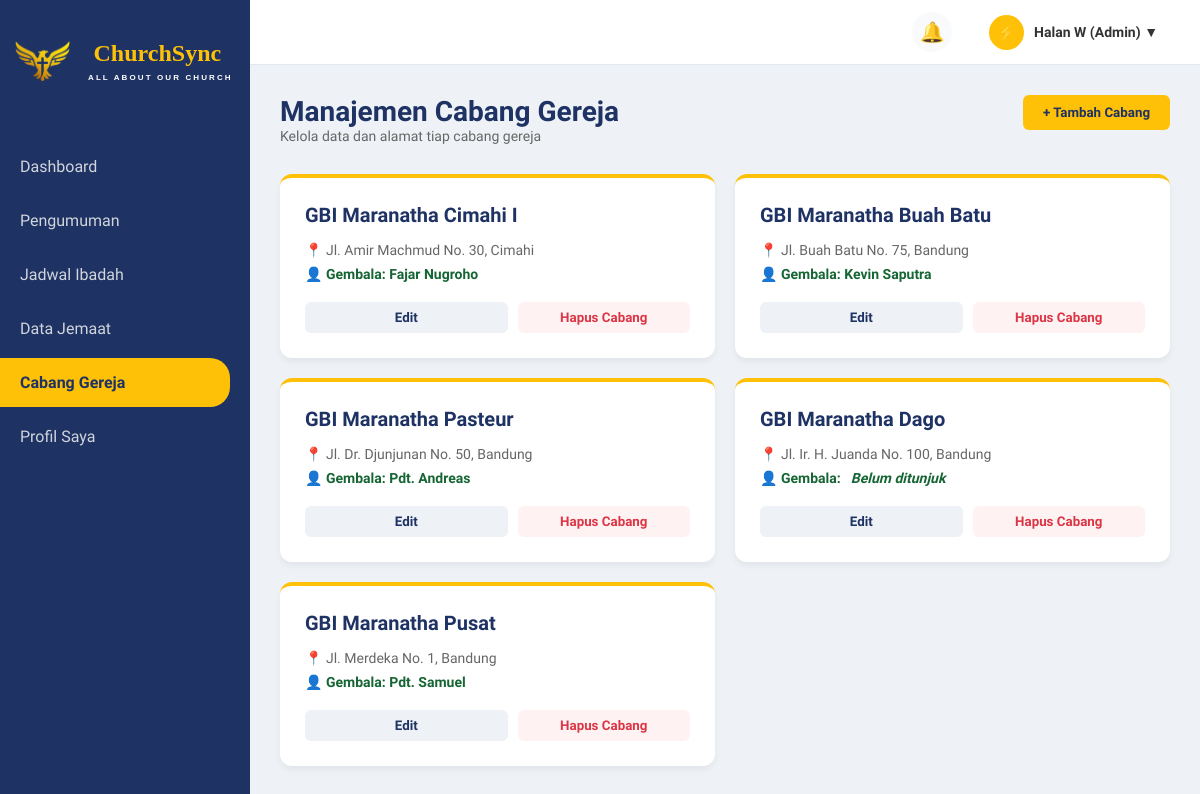
Screenshot of /admin/cabang_admin.php (signed in) with the database file from the repository.
### tables this page shows
CREATE TABLE `jemaat` (
  `id_jemaat` int(20) NOT NULL AUTO_INCREMENT,
  `nama_lengkap` varchar(100) NOT NULL,
  `tanggal_lahir` date NOT NULL,
  `no_telp` varchar(100) NOT NULL,
  `alamat` varchar(255) NOT NULL,
  `email` varchar(100) NOT NULL,
  `password` varchar(100) NOT NULL,
  `role` enum('jemaat','gembala_cabang','admin') NOT NULL,
  `id_cabang` int(11) NOT NULL,
  PRIMARY KEY (`id_jemaat`),
  KEY `fk_jemaat_cabang` (`id_cabang`),
  CONSTRAINT `fk_jemaat_cabang` FOREIGN KEY (`id_cabang`) REFERENCES `cabang_gereja` (`id_cabang`)
);

CREATE TABLE `cabang_gereja` (
  `id_cabang` int(5) NOT NULL AUTO_INCREMENT,
  `nama_cabang` varchar(100) NOT NULL,
  `alamat_cabang` varchar(255) NOT NULL,
  `id_gembala` int(11) DEFAULT NULL,
  PRIMARY KEY (`id_cabang`)
);

### admin/cabang_admin.php (the view, shortened to what this page needs)
<?php
include '../koneksi.php';
$query_tampil = "
SELECT
    c.*,
    j.id_jemaat AS id_gembala,
    j.nama_lengkap AS nama_gembala
FROM cabang_gereja c
LEFT JOIN jemaat j
    ON j.id_cabang = c.id_cabang
    AND j.role = 'gembala_cabang'
ORDER BY c.id_cabang DESC
";
$result_cabang = mysqli_query($conn, $query_tampil);
?>
<!DOCTYPE html>
<html lang="id">
<head>
    <link rel="stylesheet" href="../style.css">
</head>
<body>
    <div class="sidebar">
        <div class="sidebar-logo">
            <img src="../uploads/churchsync-logo.png" alt="Logo ChurchSync">
            <div class="logo-text-wrapper">
                ChurchSync
                <span>
                    ALL ABOUT OUR CHURCH
                </span>
            </div>
        </div>
        <nav>
            <a href="dashboard_admin.php" class="nav-link">Dashboard</a>
            <a href="pengumuman_admin.php" class="nav-link">Pengumuman</a>
            <a href="jadwal_admin_up.php" class="nav-link">Jadwal Ibadah</a>
            <a href="data_jemaat_admin.php" class="nav-link">Data Jemaat</a>
            <a href="cabang_admin.php" class="nav-link active">Cabang Gereja</a>
            <a href="profil_admin.php" class="nav-link">Profil Saya</a>
        </nav>
    </div>
    <div class="content-wrapper">
        <div class="top-navbar">
            <div class="navbar-right">
                <?php include '../widget_notif.php'; ?>
                <div class="user-profile-dropdown" onclick="toggleDropdown()">
                    <div class="nav-avatar">⚡</div>
                    <div class="nav-user-name"><?= $_SESSION['nama_lengkap']; ?> (Admin) ▼</div>
                </div>
            </div>
        </div>
        <div class="main-content">
            <div class="header-toolbar">
                <div class="page-title">
                    <h2>Manajemen Cabang Gereja</h2>
                    <p>Kelola data dan alamat tiap cabang gereja</p>
                </div>
                <button class="btn-add" onclick="tambahCabang()">+ Tambah Cabang</button>
            </div>
            <div class="branch-grid">
                <?php
                if (mysqli_num_rows($result_cabang) > 0) {
                    while ($row = mysqli_fetch_assoc($result_cabang)) {
                ?>
                        <div class="branch-card">
                            <h3><?= htmlspecialchars($row['nama_cabang']) ?></h3>
                            <div class="branch-detail">📍 <?= htmlspecialchars($row['alamat_cabang']) ?></div>
                            <div class="branch-detail" style="margin-top: 5px; color: #166534; font-weight: 600;">
                                👤 Gembala: <?= $row['nama_gembala'] ? htmlspecialchars($row['nama_gembala']) : '<em>Belum ditunjuk</em>' ?>
                            </div>
                            <div class="action-btns">
                                <button class="btn-edit"
                                    onclick="editCabang(
                                        '<?= $row['id_cabang']; ?>',
                                        '<?= addslashes($row['nama_cabang']); ?>',
                                        '<?= addslashes($row['alamat_cabang']); ?>',
                                        '<?= $row['id_gembala']; ?>'
                                    )">
                                    Edit
                                </button>
                                <form action="" method="POST" style="flex: 1;" onsubmit="return confirm('PERINGATAN KERAS!\n\nApakah Anda yakin ingin menghapus Cabang ini?\nTindakan ini TIDAK DAPAT DIBATALKAN dan akan menghapus data berikut secara permanen:\n\n1. Seluruh Jadwal Ibadah di cabang ini\n2. Seluruh riwayat Laporan Ibadah pada jadwal tersebut\n3. Melepaskan ikatan Gembala Cabang yang bertugas\n\nTetap lanjutkan menghapus?');">
                                    <button type="submit" name="aksi" value="hapus" class="btn-delete" style="width: 100%;">Hapus Cabang</button>
                                </form>
                            </div>
                        </div>
                <?php
                    }
                } else {
                    echo "<p style='grid-column: span 2; text-align: center; color: var(--text-gray);'>Belum ada data cabang gereja.</p>";
                }
                ?>
            </div>
        </div>
    </div>
</body>
</html>

### style.css (style rules this page uses)
:root { --primary-blue: #1e3264; --primary-yellow: #ffc107; --bg-light: #eef2f6; --card-bg: #ffffff; --text-dark: #333; --text-gray: #666; --tag-important: #dc3545; --tag-activity: #17a2b8; --tag-worship: #28a745; }
* { margin: 0; padding: 0; box-sizing: border-box; font-family: 'Plus Jakarta Sans', sans-serif; }
body { display: flex; background-color: var(--bg-light); height: 100vh; }
.sidebar { width: 250px; background-color: var(--primary-blue); color: white; display: flex; flex-direction: column; padding: 20px 0; }
.sidebar-logo { text-align: center; font-size: 24px; font-weight: bold; color: var(--primary-yellow); margin-bottom: 40px; }
.sidebar-logo span { display: block; font-size: 12px; color: #ccc; font-weight: normal; }
.nav-link { padding: 15px 20px; color: #d1d5db; text-decoration: none; display: block; transition: 0.3s; margin-bottom: 5px; }
.nav-link:hover, .nav-link.active { background-color: var(--primary-yellow); color: var(--primary-blue); font-weight: bold; border-radius: 0 20px 20px 0; margin-right: 20px; }
.main-content { flex: 1; padding: 30px; overflow-y: auto; }
.content-wrapper { flex: 1; display: flex; flex-direction: column; height: 100vh; overflow: hidden; }
.top-navbar { height: 65px; background-color: #ffffff; display: flex; justify-content: flex-end; align-items: center; padding: 0 30px; border-bottom: 1px solid #e2e8f0; flex-shrink: 0; }
.navbar-right { display: flex; align-items: center; gap: 25px; }
.user-profile-dropdown { position: relative; display: flex; align-items: center; gap: 12px; cursor: pointer; padding: 6px 12px; border-radius: 8px; transition: 0.3s; user-select: none; }
.nav-avatar { width: 35px; height: 35px; background-color: var(--primary-yellow); border-radius: 50%; display: flex; align-items: center; justify-content: center; font-size: 16px; }
.nav-user-name { font-size: 14px; font-weight: 600; color: var(--text-dark); }
.sidebar-logo { display: flex; align-items: center; gap: 12px; padding: 20px 15px; }
.sidebar-logo img { width: 55px; height: auto; flex-shrink: 0; }
.logo-text-wrapper { font-family: Georgia, serif; font-size: 24px; font-weight: bold; color: #ffc107; }
.logo-text-wrapper span { margin-top: 6px; font-family: Arial, sans-serif; font-size: 8px; font-weight: 600; color: white; letter-spacing: 2.1px; text-transform: uppercase; margin-left: 6px; }

### admin/cabang_admin.php (style rules this page uses)
.header-toolbar { display: flex; justify-content: space-between; align-items: flex-start; margin-bottom: 30px; }
.page-title h2 { color: var(--primary-blue); font-size: 28px; }
.page-title p { color: var(--text-gray); font-size: 14px; }
.btn-add { background-color: var(--primary-yellow); color: var(--primary-blue); border: none; padding: 10px 20px; border-radius: 6px; font-weight: bold; cursor: pointer; }
.branch-grid { display: grid; grid-template-columns: 1fr 1fr; gap: 20px; }
.branch-card { background: white; border-radius: 12px; padding: 25px; box-shadow: 0 4px 6px rgba(0, 0, 0, 0.05); position: relative; border-top: 4px solid var(--primary-yellow); }
.branch-card h3 { color: var(--primary-blue); font-size: 20px; margin-bottom: 15px; }
.branch-detail { margin-bottom: 8px; font-size: 14px; color: var(--text-gray); display: flex; gap: 10px; }
.action-btns { margin-top: 20px; display: flex; gap: 10px; }
.action-btns button { border: none; padding: 8px 15px; border-radius: 6px; cursor: pointer; font-weight: bold; flex: 1; }
.btn-edit { background-color: #eef2f6; color: var(--primary-blue); }
.btn-delete { background-color: #fef2f2; color: #dc3545; }
.user-profile-dropdown { position: relative; display: flex; align-items: center; gap: 10px; cursor: pointer; }

### rows the page displays
jemaat: id_cabang.nama_cabang "GBI Maranatha Cimahi I", id_cabang.alamat_cabang "Jl. Amir Machmud No. 30, Cimahi", nama_lengkap "Fajar Nugroho"
jemaat: id_cabang.nama_cabang "GBI Maranatha Buah Batu", id_cabang.alamat_cabang "Jl. Buah Batu No. 75, Bandung", nama_lengkap "Kevin Saputra"
jemaat: id_cabang.nama_cabang "GBI Maranatha Pasteur", id_cabang.alamat_cabang "Jl. Dr. Djunjunan No. 50, Bandung", nama_lengkap "Pdt. Andreas"
cabang_gereja: nama_cabang "GBI Maranatha Dago", alamat_cabang "Jl. Ir. H. Juanda No. 100, Bandung", shows "Belum ditunjuk"
jemaat: id_cabang.nama_cabang "GBI Maranatha Pusat", id_cabang.alamat_cabang "Jl. Merdeka No. 1, Bandung", nama_lengkap "Pdt. Samuel"

### other values shown
$_SESSION['nama_lengkap'] "Halan W"
